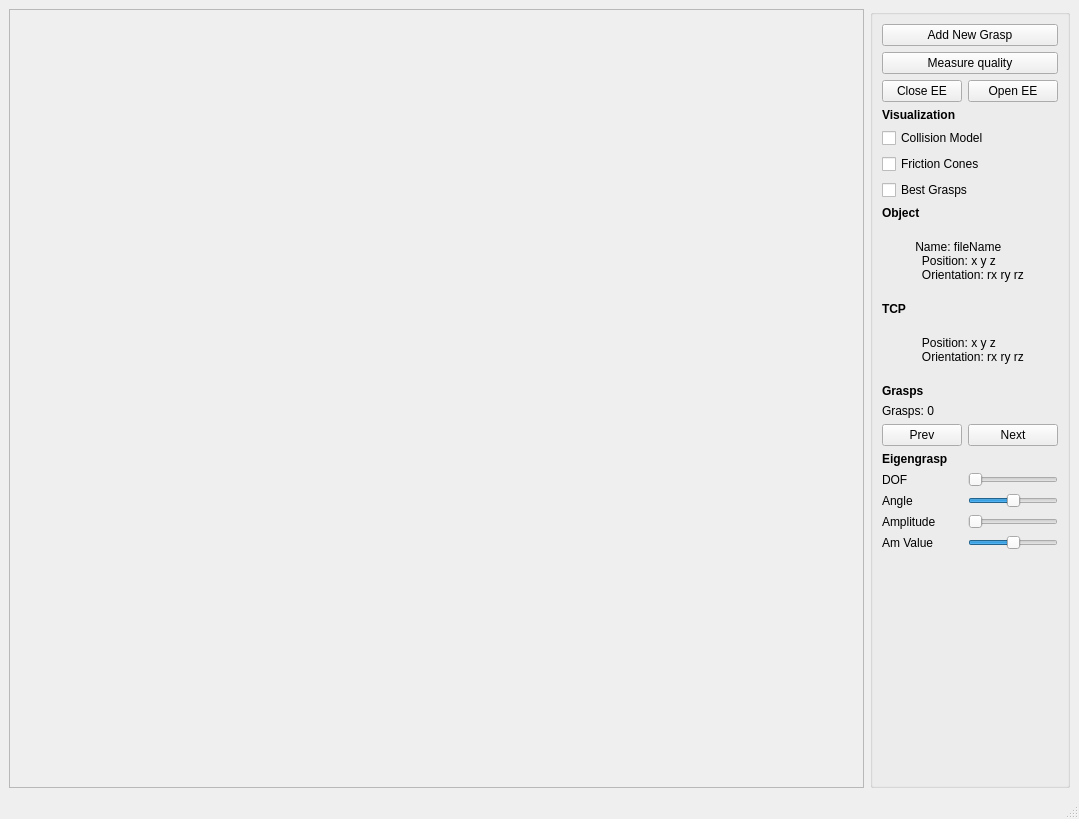
<?xml version="1.0" encoding="UTF-8"?>
<ui version="4.0">
 <class>EigenGraspPlanner</class>
 <widget class="QMainWindow" name="EigenGraspPlanner">
  <property name="geometry">
   <rect>
    <x>0</x>
    <y>0</y>
    <width>1079</width>
    <height>819</height>
   </rect>
  </property>
  <property name="windowTitle">
   <string>EigenGraspPlanner</string>
  </property>
  <widget class="QWidget" name="centralwidget">
   <layout class="QGridLayout" name="gridLayout">
    <item row="0" column="0">
     <widget class="QFrame" name="frameViewer">
      <property name="frameShape">
       <enum>QFrame::StyledPanel</enum>
      </property>
      <property name="frameShadow">
       <enum>QFrame::Raised</enum>
      </property>
     </widget>
    </item>
    <item row="0" column="1">
     <widget class="QGroupBox" name="groupBox">
      <property name="maximumSize">
       <size>
        <width>200</width>
        <height>16777215</height>
       </size>
      </property>
      <property name="title">
       <string/>
      </property>
      <layout class="QGridLayout" name="gridLayout_2">
        <item row="2" column="0" colspan="2">
          <widget class="QPushButton" name="pushButtonAddGrasp">
          <property name="text">
            <string>Add New Grasp</string>
          </property>
          </widget>
        </item>
        <item row="3" column="0" colspan="2">
          <widget class="QPushButton" name="pushButtonQuality">
          <property name="text">
            <string>Measure quality</string>
          </property>
          </widget>
        </item>
       <item row="4" column="0">
        <widget class="QPushButton" name="pushButtonClose">
         <property name="text">
          <string>Close EE</string>
         </property>
        </widget>
       </item>
       <item row="4" column="1">
        <widget class="QPushButton" name="pushButtonOpen">
         <property name="text">
          <string>Open EE</string>
         </property>
        </widget>
       </item>
       <item row="6" column="0" colspan="2">
        <widget class="QLabel" name="label_10">
         <property name="font">
          <font>
           <weight>75</weight>
           <bold>true</bold>
          </font>
         </property>
         <property name="text">
          <string>Visualization</string>
         </property>
        </widget>
       </item>
       <item row="7" column="0" colspan="2">
        <widget class="QCheckBox" name="checkBoxColModel">
         <property name="text">
          <string>Collision Model</string>
         </property>
        </widget>
       </item>
       <item row="8" column="0" colspan="2">
        <widget class="QCheckBox" name="checkBoxCones">
         <property name="text">
          <string>Friction Cones</string>
         </property>
        </widget>
       </item>
       <item row="10" column="0" colspan="2">
        <widget class="QCheckBox" name="checkBoxShowBestGrasps">
         <property name="text">
          <string>Best Grasps</string>
         </property>
        </widget>
       </item>
       <item row="11" column="0" colspan="2">
        <widget class="QLabel" name="label_10">
         <property name="font">
          <font>
           <weight>75</weight>
           <bold>true</bold>
          </font>
         </property>
         <property name="text">
          <string>Object</string>
         </property>
        </widget>
       </item>
       <item row="12" column="0" colspan="2">
        <widget class="QLabel" name="objectInfo">
         <property name="text">
          <string>
          Name: fileName
            Position: x y z
            Orientation: rx ry rz
          </string>
         </property>
         <property name="alignment">
          <set>Qt::AlignLeading|Qt::AlignLeft|Qt::AlignTop</set>
         </property>
        </widget>
       </item>
       <item row="13" column="0" colspan="2">
        <widget class="QLabel" name="label_10">
         <property name="font">
          <font>
           <weight>75</weight>
           <bold>true</bold>
          </font>
         </property>
         <property name="text">
          <string>TCP</string>
         </property>
        </widget>
       </item>
       <item row="14" column="0" colspan="2">
        <widget class="QLabel" name="robotInfo">
         <property name="text">
          <string>
            Position: x y z
            Orientation: rx ry rz
          </string>
         </property>
         <property name="alignment">
          <set>Qt::AlignLeading|Qt::AlignLeft|Qt::AlignTop</set>
         </property>
        </widget>
       </item>
       <item row="15" column="0" colspan="2">
        <widget class="QLabel" name="label_10">
         <property name="font">
          <font>
           <weight>75</weight>
           <bold>true</bold>
          </font>
         </property>
         <property name="text">
          <string>Grasps</string>
         </property>
        </widget>
       </item>
       <item row="16" column="0" colspan="2">
        <widget class="QLabel" name="graspInfo">
         <property name="text">
          <string>Grasps: 0</string>
         </property>
         <property name="alignment">
          <set>Qt::AlignLeading|Qt::AlignLeft|Qt::AlignTop</set>
         </property>
        </widget>
       </item>

       <item row="17" column="0">
        <widget class="QPushButton" name="pushButtonPrevGrasp">
         <property name="text">
          <string>Prev</string>
         </property>
        </widget>
       </item>
       <item row="17" column="1">
        <widget class="QPushButton" name="pushButtonNextGrasp">
         <property name="text">
          <string>Next</string>
         </property>
        </widget>
       </item>
      
      <item row="18" column="0" colspan="2">
        <widget class="QLabel" name="label_10">
         <property name="font">
          <font>
           <weight>75</weight>
           <bold>true</bold>
          </font>
         </property>
         <property name="text">
          <string>Eigengrasp</string>
         </property>
        </widget>
      </item>

      <item row="20" column="0">
        <widget class="QLabel" name="objSliderDOFLabel">
          <property name="geometry">
            <rect>
            <x>20</x>
            <y>350</y>
            <width>16</width>
            <height>16</height>
            </rect>
          </property>
          <property name="text">
            <string>DOF</string>
          </property>
        </widget>
      </item>
      <item row="20" column="1">
        <widget class="QSlider" name="objSliderDOF">
          <property name="geometry">
            <rect>
            <x>39</x>
            <y>350</y>
            <width>141</width>
            <height>20</height>
            </rect>
          </property>
          <property name="minimum">
            <number>1</number>
          </property>
          <property name="maximum">
            <number>9</number>
          </property>
          <property name="orientation">
            <enum>Qt::Horizontal</enum>
          </property>
        </widget>
      </item>
      <item row="21" column="0">
        <widget class="QLabel" name="objSliderDOFVLabel">
          <property name="geometry">
            <rect>
            <x>20</x>
            <y>350</y>
            <width>16</width>
            <height>16</height>
            </rect>
          </property>
          <property name="text">
            <string>Angle</string>
          </property>
        </widget>
      </item>
      <item row="21" column="1">
        <widget class="QSlider" name="objSliderDOFV">
          <property name="geometry">
            <rect>
            <x>39</x>
            <y>350</y>
            <width>141</width>
            <height>20</height>
            </rect>
          </property>
          <property name="minimum">
            <number>-50</number>
          </property>
          <property name="maximum">
            <number>50</number>
          </property>
          <property name="orientation">
            <enum>Qt::Horizontal</enum>
          </property>
        </widget>
      </item>
      <item row="22" column="0">
        <widget class="QLabel" name="objSliderAmplitudeLabel">
          <property name="geometry">
            <rect>
            <x>20</x>
            <y>350</y>
            <width>16</width>
            <height>16</height>
            </rect>
          </property>
          <property name="text">
            <string>Amplitude</string>
          </property>
        </widget>
      </item>
      <item row="22" column="1">
        <widget class="QSlider" name="objSliderAmplitude">
          <property name="geometry">
            <rect>
            <x>39</x>
            <y>350</y>
            <width>141</width>
            <height>20</height>
            </rect>
          </property>
          <property name="minimum">
            <number>1</number>
          </property>
          <property name="maximum">
            <number>2</number>
          </property>
          <property name="orientation">
            <enum>Qt::Horizontal</enum>
          </property>
        </widget>
      </item>
      <item row="23" column="0">
        <widget class="QLabel" name="objSliderAmplitudeVLabel">
          <property name="geometry">
            <rect>
            <x>20</x>
            <y>350</y>
            <width>16</width>
            <height>16</height>
            </rect>
          </property>
          <property name="text">
            <string>Am Value</string>
          </property>
        </widget>
      </item>
      <item row="23" column="1">
        <widget class="QSlider" name="objSliderAmplitudeV">
          <property name="geometry">
            <rect>
            <x>39</x>
            <y>350</y>
            <width>141</width>
            <height>20</height>
            </rect>
          </property>
          <property name="minimum">
            <number>-100</number>
          </property>
          <property name="maximum">
            <number>100</number>
          </property>
          <property name="orientation">
            <enum>Qt::Horizontal</enum>
          </property>
        </widget>
      </item>
      

       <item row="30" column="0">
        <spacer name="verticalSpacer">
         <property name="orientation">
          <enum>Qt::Vertical</enum>
         </property>
         <property name="sizeHint" stdset="0">
          <size>
           <width>20</width>
           <height>40</height>
          </size>
         </property>
        </spacer>
       </item>
      </layout>
     </widget>
    </item>
   </layout>
  </widget>
  <widget class="QMenuBar" name="menubar">
   <property name="geometry">
    <rect>
     <x>0</x>
     <y>0</y>
     <width>1079</width>
     <height>20</height>
    </rect>
   </property>
  </widget>
  <widget class="QStatusBar" name="statusbar"/>
 </widget>
 <resources/>
 <connections/>
</ui>
